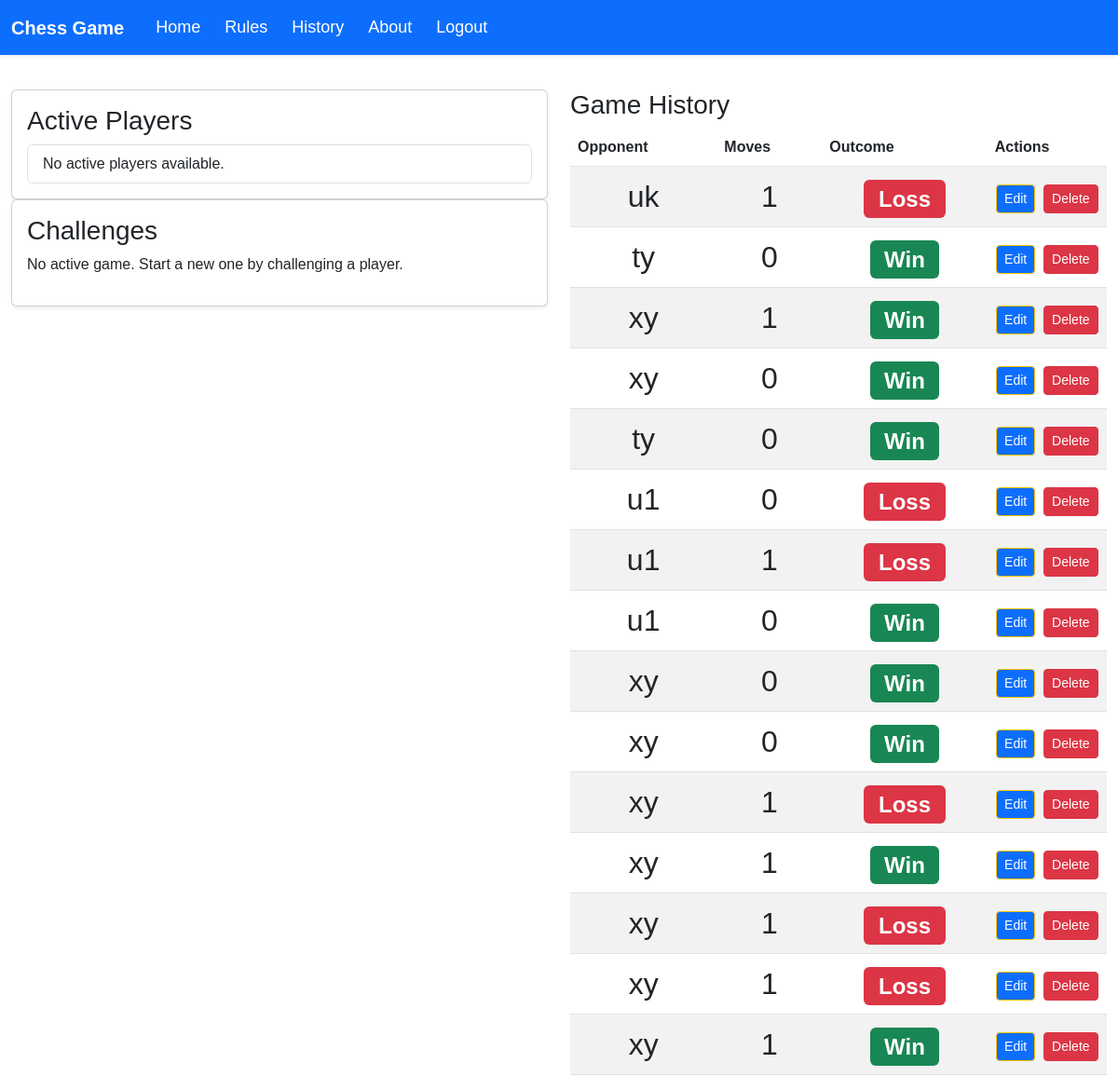
Screenshot of / (signed in) with the database file from the repository.
### chessapp/models.py (models this page shows, shortened)
class ChessGame(models.Model):
    player1 = models.ForeignKey(
        User, on_delete=models.SET_NULL, related_name='games_as_player1', null=True, blank=True
    )
    player2 = models.ForeignKey(
        User, on_delete=models.SET_NULL, related_name='games_as_player2', null=True, blank=True
    )
    fen = models.TextField(default=chess.STARTING_BOARD_FEN)
    marked = models.BooleanField(default=False)
    last_move = models.CharField(max_length=5, blank=True, null=True)
    outcome = models.CharField(max_length=10, choices=[('win', 'Win'), ('loss', 'Loss'), ('tie', 'Tie')], default='tie')
    num_moves_player1 = models.PositiveIntegerField(default=0)  # Track player1 moves
    num_moves_player2 = models.PositiveIntegerField(default=0)  # Track player2 moves
    journal_entry = models.TextField(blank=True, null=True)
    winner = models.ForeignKey(User, on_delete=models.SET_NULL, null=True, blank=True, related_name='won_games')
    loser = models.ForeignKey(User, on_delete=models.SET_NULL, null=True, blank=True, related_name='lost_games')
    p1_visible = models.BooleanField(default=True)  # Visibility for player1
    p2_visible = models.BooleanField(default=True)  # Visibility for player2
    p1_journal_entry = models.JSONField(default=dict)  # Journal for player1
    p2_journal_entry = models.JSONField(default=dict)  # Journal for player2
    def get_user_moves(self, user):
        if self.player1 == user:
            return self.num_moves_player1
        elif self.player2 == user:
            return self.num_moves_player2
        return 0

### chessapp/views.py (the view)
# urls.py: path('', views.home, name='home'),
@login_required
def home(request):
    c_game = ChessGame.objects.filter(marked=False, player1=request.user).first() or ChessGame.objects.filter(marked=False, player2=request.user).first()
    if c_game:
        return redirect('game_page', game_id=c_game.id)
    active_users = get_logged_in_users().exclude(id=request.user.id)
    player1_games = ChessGame.objects.filter(player1=request.user, p1_visible=True)
    player2_games = ChessGame.objects.filter(player2=request.user, p2_visible=True)
    games = list(player1_games) + list(player2_games)
    games_moves = []
    for game in games:
        user_moves = game.get_user_moves(request.user)
        opponent = game.player1 if game.player2 == request.user else game.player2
        is_winner = game.winner == request.user
        is_loser = game.loser == request.user
        games_moves.append({
            'game': game,
            'opponent': opponent,
            'user_moves': user_moves,
            'is_winner': is_winner,
            'is_loser': is_loser,
        })
    context = {
        'active_users': active_users,
        'games_with_moves': games_moves,
    }
    return render(request, 'home.html', context)

### chessapp/views.py (called while the page is built)
def get_logged_in_users():
    active_sessions = Session.objects.filter(expire_date__gte=now())
    user_ids = [session.get_decoded().get('_auth_user_id') for session in active_sessions]
    return User.objects.filter(id__in=user_ids, is_active=True).distinct()

### chessapp/templates/home.html (shortened to what this page needs)
{% load static %}
<!DOCTYPE html>
<html lang="en">
<head>
    <link href="https://cdn.jsdelivr.net/npm/bootstrap@5.3.0/dist/css/bootstrap.min.css" rel="stylesheet">
    <link rel="stylesheet" href="{% static 'chessapp/styles.css' %}">
</head>
<body>
    {% include 'navbar.html' %}
    <div class="container-fluid mt-5 pt-5 d-flex flex-column gap-4">
        <div class="row">
            <div class="col-md-6">
                <div class="card shadow-sm">
                    <div class="card-body">
                        <h3>Active Players</h3>
                        <ul class="list-group" id="active-players">
                        <li class="list-group-item">No active players available.</li>
                        </ul>
                    </div>
                </div>
                <div class="card shadow-sm">
                    <div class="card-body">
                        <h3>Challenges</h3>
                        <div id="game-info">
                        <p>No active game. Start a new one by challenging a player.</p>
                        </div>
                    </div>
                </div>
            </div>
            <div class="col-md-6">
                <h3>Game History</h3>
                <table class="table table-striped">
                    <thead>
                        <tr>
                            <th>Opponent</th>
                            <th>Moves</th>
                            <th>Outcome</th>
                            <th>Actions</th>
                        </tr>
                    </thead>
                    <tbody>
                        {% for entry in games_with_moves %}
                        <tr>
                            <td>{{ entry.opponent.username }}</td>
                            <td>{{ entry.user_moves }}</td>
                            <td>
                                {% if entry.is_winner %}
                                    <span class="badge bg-success">Win</span>
                                {% elif entry.is_loser %}
                                    <span class="badge bg-danger">Loss</span>
                                {% else %}
                                    <span class="badge bg-secondary">Tie</span>
                                {% endif %}
                            </td>
                            <td>
                                <a href="{% url 'edit_journal' entry.game.id %}" class="btn btn-warning btn-sm" style="background-color: #0d6efd; color: white;">Edit</a>
                                <button
                                    class="btn btn-danger btn-sm delete-game"
                                    data-bs-toggle="modal"
                                    data-bs-target="#deleteModal"
                                    data-game-id="{{ entry.game.id }}">
                                    Delete
                                </button>
                            </td>
                        </tr>
                        {% endfor %}
                    </tbody>
                </table>
            </div>
        </div>
    </div>
</body>
</html>

### chessapp/templates/navbar.html (shortened to what this page needs)
<nav class="navbar bg-primary navbar-expand-lg shadow-sm fixed-top" data-bs-theme="dark">
    <div class="container-fluid">
        <a class="navbar-brand text-white-custom" href="#">Chess Game</a>
        <div class="collapse navbar-collapse ms-auto" id="navbarNav">
            <ul class="navbar-nav">
                <li class="nav-item">
                    <a class="nav-link text-white" href="{% url 'home' %}">Home</a>
                </li>
                <li class="nav-item">
                    <a class="nav-link text-white" href="{% url 'rules' %}">Rules</a>
                </li>
                <li class="nav-item">
                    <a class="nav-link text-white" href="{% url 'chesshistory' %}"> History</a>
                </li>
                <li class="nav-item">
                    <a class="nav-link text-white" href="{% url 'about' %}">About</a>
                </li>
                <li class="nav-item">
                    <a class="nav-link text-white" href="{% url 'logout_view' %}">Logout</a>
                </li>
            </ul>
        </div>
    </div>
</nav>

### chessapp/static/chessapp/styles.css (style rules this page uses)
body { font-family: 'Arial', sans-serif; }
.navbar-brand { font-weight: bold; color: #007bff !important; }
.nav-link { margin-left: 10px; font-size: 18px; }
table { width: 400px; height: 400px; border-collapse: collapse; }
td { width: 50px; height: 50px; text-align: center; vertical-align: middle; font-size: 32px; }

### chessapp/templates/navbar.html (style rules this page uses)
.text-white-custom { color: white !important; }

### rows the page displays
ChessGame: opponent.username "uk", user_moves "1", shows "Loss"
ChessGame: opponent.username "ty", user_moves "0", shows "Win"
ChessGame: opponent.username "xy", user_moves "1", shows "Win"
ChessGame: opponent.username "xy", user_moves "0", shows "Win"
ChessGame: opponent.username "ty", user_moves "0", shows "Win"
ChessGame: opponent.username "u1", user_moves "0", shows "Loss"
ChessGame: opponent.username "u1", user_moves "1", shows "Loss"
ChessGame: opponent.username "u1", user_moves "0", shows "Win"
ChessGame: opponent.username "xy", user_moves "0", shows "Win"
ChessGame: opponent.username "xy", user_moves "0", shows "Win"
ChessGame: opponent.username "xy", user_moves "1", shows "Loss"
ChessGame: opponent.username "xy", user_moves "1", shows "Win"
ChessGame: opponent.username "xy", user_moves "1", shows "Loss"
ChessGame: opponent.username "xy", user_moves "1", shows "Loss"
ChessGame: opponent.username "xy", user_moves "1", shows "Win"
